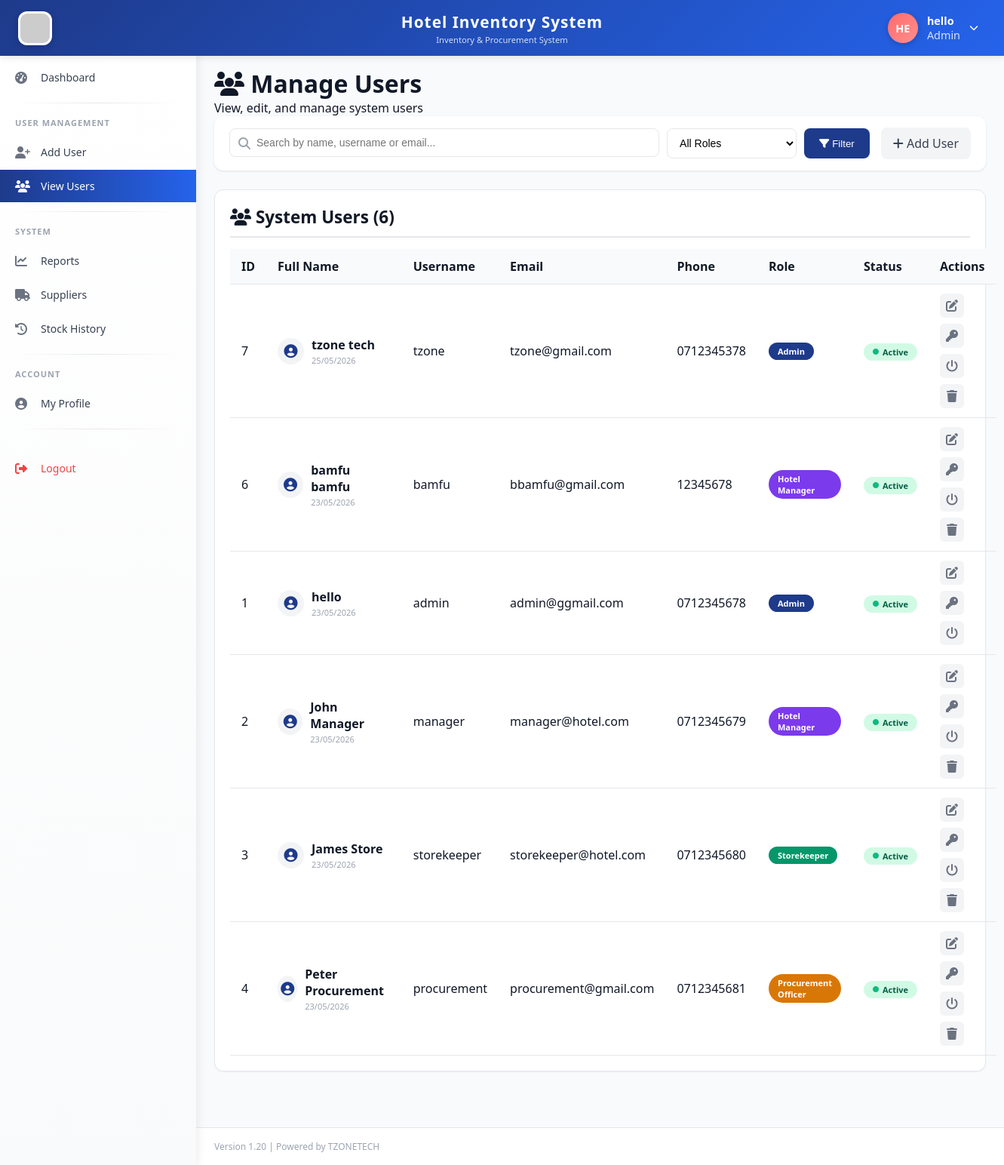
The app's page /admin/view_users.php (signed in) with its own data.
### tables this page shows
CREATE TABLE `users` (
  `id` int(11) NOT NULL,
  `fullname` varchar(100) NOT NULL,
  `username` varchar(50) NOT NULL,
  `password` varchar(255) NOT NULL,
  `email` varchar(100) NOT NULL,
  `phone` varchar(20) DEFAULT NULL,
  `role_id` int(11) NOT NULL,
  `status` enum('active','inactive') DEFAULT 'active',
  `created_at` timestamp NOT NULL DEFAULT current_timestamp(),
  `phone_verified` tinyint(4) DEFAULT 0,
  `reset_token` varchar(100) DEFAULT NULL,
  `reset_expires` datetime DEFAULT NULL,
  `profile_picture` varchar(255) DEFAULT NULL,
  `updated_at` timestamp NOT NULL DEFAULT current_timestamp() ON UPDATE current_timestamp()
);

CREATE TABLE `roles` (
  `id` int(11) NOT NULL,
  `role_name` varchar(50) NOT NULL,
  `created_at` timestamp NOT NULL DEFAULT current_timestamp()
);

### admin/view_users.php (the view, shortened to what this page needs)
<?php
require_once '../includes/auth_check.php';
$search = $_GET['search'] ?? '';
$sql = "SELECT u.*, r.role_name
        FROM users u
        JOIN roles r ON u.role_id = r.id
        WHERE 1=1";
$sql .= " ORDER BY u.created_at DESC";
$result = $db->query($sql);
$users = $result->fetch_all(MYSQLI_ASSOC);
include '../templates/header.php';
include '../templates/sidebar.php';
?>
<div class="main-content">
    <div class="page-header">
        <h1><i class="fas fa-users"></i> Manage Users</h1>
        <p>View, edit, and manage system users</p>
    </div>
    <div class="search-filter-bar animate-slideDown">
        <form method="GET" action="" class="search-form">
            <div class="search-box">
                <i class="fas fa-search"></i>
                <input type="text" name="search" placeholder="Search by name, username or email..." value="<?php echo htmlspecialchars($search); ?>">
            </div>
            <div class="filter-box">
                <select name="role" onchange="this.form.submit()">
                    <option value="">All Roles</option>
                </select>
            </div>
            <button type="submit" class="btn-search">
                <i class="fas fa-filter"></i> Filter
            </button>
        </form>
        <a href="add_user.php" class="btn-clear">
            <i class="fas fa-plus"></i> Add User
        </a>
    </div>
    <div class="card animate-fadeIn">
        <div class="card-header">
            <h3><i class="fas fa-users"></i> System Users (<?php echo count($users); ?>)</h3>
        </div>
        <div class="card-body">
            <div class="table-responsive">
                <table class="data-table">
                    <thead>
                        <tr>
                            <th>ID</th>
                            <th>Full Name</th>
                            <th>Username</th>
                            <th>Email</th>
                            <th>Phone</th>
                            <th>Role</th>
                            <th>Status</th>
                            <th>Actions</th>
                        </tr>
                    </thead>
                    <tbody>
                        <?php if(count($users) > 0): ?>
                            <?php foreach($users as $user): ?>
                                <tr class="user-row" data-id="<?php echo $user['id']; ?>">
                                    <td><?php echo $user['id']; ?></td>
                                    <td>
                                        <div class="user-name-cell">
                                            <div class="user-avatar-sm">
                                                <i class="fas fa-user-circle"></i>
                                            </div>
                                            <div>
                                                <strong><?php echo htmlspecialchars($user['fullname']); ?></strong>
                                                <div class="user-meta-sm"><?php echo date('d/m/Y', strtotime($user['created_at'])); ?></div>
                                            </div>
                                        </div>
                                    </td>
                                    <td><?php echo htmlspecialchars($user['username']); ?></td>
                                    <td><?php echo htmlspecialchars($user['email']); ?></td>
                                    <td><?php echo htmlspecialchars($user['phone'] ?? '-'); ?></td>
                                    <td>
                                        <span class="role-badge role-<?php echo strtolower(str_replace(' ', '-', $user['role_name'])); ?>">
                                            <?php echo $user['role_name']; ?>
                                        </span>
                                    </td>
                                    <td>
                                        <span class="status-badge status-<?php echo $user['status']; ?>">
                                            <i class="fas <?php echo $user['status'] == 'active' ? 'fa-circle' : 'fa-circle'; ?>"></i>
                                            <?php echo ucfirst($user['status']); ?>
                                        </span>
                                    </td>
                                    <td>
                                        <div class="action-buttons">
                                            <a href="edit_user.php?id=<?php echo $user['id']; ?>" class="btn-icon edit" title="Edit User">
                                                <i class="fas fa-edit"></i>
                                            </a>
                                            <a href="reset_password.php?id=<?php echo $user['id']; ?>" class="btn-icon key" title="Reset Password">
                                                <i class="fas fa-key"></i>
                                            </a>
                                            <a href="?toggle=<?php echo $user['id']; ?>" class="btn-icon toggle" title="Toggle Status">
                                                <i class="fas fa-power-off"></i>
                                            </a>
                                            <?php if($user['id'] != $_SESSION['user_id']): ?>
                                                <a href="?delete=<?php echo $user['id']; ?>" class="btn-icon delete" title="Delete User" onclick="return confirmDelete('<?php echo addslashes($user['fullname']); ?>')">
                                                    <i class="fas fa-trash"></i>
                                                </a>
                                            <?php endif; ?>
                                        </div>
                                    </td>
                                </tr>
                            <?php endforeach; ?>
                        <?php endif; ?>
                    </tbody>
                </table>
            </div>
        </div>
    </div>
</div>
<?php include '../templates/footer.php'; ?>

### templates/header.php (shortened to what this page needs)
<!DOCTYPE html>
<html lang="en">
<head>
    <link rel="stylesheet" href="https://cdnjs.cloudflare.com/ajax/libs/font-awesome/6.4.0/css/all.min.css">
    <link rel="stylesheet" href="<?php echo APP_URL; ?>/assets/css/style.css">
</head>
<body>
    <div class="top-header">
        <div class="header-left">
            <img src="<?php echo APP_URL; ?>/assets/images/hotel.jpg" alt="Hotel Logo" class="logo-img" onerror="this.src='https://via.placeholder.com/45x45?text=H'">
        </div>
        <div class="header-center">
            <div class="app-title"><?php echo APP_NAME; ?></div>
            <div class="app-subtitle">Inventory & Procurement System</div>
        </div>
        <div class="header-right">
            <div class="user-info" id="userInfoBtn">
                <div class="user-avatar-circle" id="userAvatar">
                    <?php
                    $user_id = $_SESSION['user_id'] ?? 0;
                    $profile_pic = '';
                    $fullname = $_SESSION['fullname'] ?? 'User';
                    if ($user_id > 0 && isset($db)) {
                        $pic_sql = "SELECT profile_picture, fullname FROM users WHERE id = ?";
                        $pic_stmt = $db->prepare($pic_sql);
                        $pic_stmt->bind_param("i", $user_id);
                        $pic_stmt->execute();
                        $pic_result = $pic_stmt->get_result();
                        if ($pic_row = $pic_result->fetch_assoc()) {
                            $profile_pic = $pic_row['profile_picture'];
                            $fullname = $pic_row['fullname'];
                        }
                    }
                    $profile_pic_path = '';
                    if ($profile_pic_path && !empty($profile_pic)):
                    ?>
                        <img src="<?php echo $profile_pic_path; ?>?t=<?php echo time(); ?>" alt="Profile" id="headerProfileImg">
                    <?php else:
                        $name_parts = explode(' ', $fullname);
                        $initial = strtoupper(substr($name_parts[0], 0, 1));
                        if (isset($name_parts[1])) {
                            $initial .= strtoupper(substr($name_parts[1], 0, 1));
                        } else if (strlen($name_parts[0]) > 1) {
                            $initial .= strtoupper(substr($name_parts[0], 1, 1));
                        } else {
                            $initial .= strtoupper(substr($fullname, 0, 1));
                        }
                    ?>
                        <span id="headerInitials"><?php echo $initial; ?></span>
                    <?php endif; ?>
                </div>
                <div class="user-details">
                    <span class="user-name" id="headerUserName"><?php echo htmlspecialchars($fullname); ?></span>
                    <span class="user-role"><?php echo $_SESSION['role'] ?? 'Guest'; ?></span>
                </div>
                <i class="fas fa-chevron-down" style="font-size: 12px;"></i>
            </div>
        </div>
    </div>

### assets/css/style.css (style rules this page uses)
:root { --primary-dark: #1E3A8A; --primary-light: #2563EB; --accent: #FF6B6B; --accent-dark: #e55a5a; --bg-light: #F9FAFB; --white: #FFFFFF; --text-dark: #111827; --text-muted: #6B7280; --border: #E5E7EB; --shadow-sm: 0 1px 2px 0 rgba(0, 0, 0, 0.05); --shadow-md: 0 4px 6px -1px rgba(0, 0, 0, 0.1); --shadow-lg: 0 10px 15px -3px rgba(0, 0, 0, 0.1); --success: #10B981; --warning: #F59E0B; --danger: #EF4444; --info: #3B82F6; }
* { margin: 0; padding: 0; box-sizing: border-box; }
body { font-family: 'Segoe UI', Tahoma, Geneva, Verdana, sans-serif; background: var(--bg-light); color: var(--text-dark); }
.top-header { background: var(--primary-dark); color: white; padding: 12px 24px; position: fixed; top: 0; left: 0; right: 0; z-index: 1000; display: flex; justify-content: space-between; align-items: center; box-shadow: var(--shadow-md); }
.user-info { display: flex; align-items: center; gap: 20px; }
.user-info span { font-size: 0.9rem; }
.main-content { margin-left: 260px; margin-top: 65px; padding: 24px; min-height: calc(100vh - 65px); }
.card { background: var(--white); border-radius: 12px; box-shadow: var(--shadow-sm); padding: 20px; margin-bottom: 20px; border: 1px solid var(--border); }
.card-header { font-size: 1.2rem; font-weight: 600; margin-bottom: 15px; padding-bottom: 10px; border-bottom: 2px solid var(--border); }
.data-table { width: 100%; border-collapse: collapse; }
.data-table thead { background: var(--bg-light); }
.data-table th, .data-table td { padding: 12px 15px; text-align: left; border-bottom: 1px solid var(--border); }
.data-table th { font-weight: 600; color: var(--text-dark); }

### templates/header.php (style rules this page uses)
* { margin: 0; padding: 0; box-sizing: border-box; }
body { font-family: 'Segoe UI', Tahoma, Geneva, Verdana, sans-serif; background: #F9FAFB; color: #111827; }
.top-header { background: linear-gradient(135deg, #1E3A8A 0%, #2563EB 100%); color: white; padding: 12px 24px; position: fixed; top: 0; left: 0; right: 0; z-index: 1000; display: flex; justify-content: space-between; align-items: center; box-shadow: 0 2px 10px rgba(0,0,0,0.1); }
.header-left { display: flex; align-items: center; gap: 15px; min-width: 200px; }
.logo-img { width: 45px; height: 45px; border-radius: 12px; object-fit: cover; box-shadow: 0 2px 8px rgba(0,0,0,0.2); background: white; padding: 3px; }
.header-center { flex: 1; text-align: center; }
.app-title { font-size: 1.3rem; font-weight: 700; letter-spacing: 1px; }
.app-subtitle { font-size: 0.7rem; opacity: 0.8; margin-top: 2px; }
.header-right { display: flex; align-items: center; gap: 20px; min-width: 200px; justify-content: flex-end; }
.user-info { display: flex; align-items: center; gap: 12px; cursor: pointer; position: relative; padding: 5px 10px; border-radius: 40px; transition: background 0.3s; }
.user-avatar-circle { width: 40px; height: 40px; border-radius: 50%; background: linear-gradient(135deg, #FF6B6B, #ff8e8e); display: flex; align-items: center; justify-content: center; font-weight: 700; font-size: 18px; color: white; text-transform: uppercase; box-shadow: 0 2px 8px rgba(0,0,0,0.2); overflow: hidden; }
.user-details { display: flex; flex-direction: column; }
.user-name { font-size: 14px; font-weight: 600; }
.user-role { font-size: 11px; opacity: 0.8; }
.main-content { margin-left: 260px; margin-top: 65px; padding: 24px; min-height: calc(100vh - 65px); }

### templates/sidebar.php (style rules this page uses)
.role-badge { background: #FF6B6B; padding: 4px 12px; border-radius: 20px; font-size: 12px; font-weight: 500; }

### templates/footer.php (style rules this page uses)
.card { transition: transform 0.2s, box-shadow 0.2s; }

### records on screen
users: fullname "HE", fullname "hello", id "1", created_at "23/05/2026", username "admin", email "admin@ggmail.com", phone "0712345678", role.role_name "Admin", status "Active"
users: id "7", fullname "tzone tech", created_at "25/05/2026", username "tzone", email "tzone@gmail.com", phone "0712345378", role.role_name "Admin", status "Active"
users: id "6", fullname "bamfu bamfu", created_at "23/05/2026", username "bamfu", email "bbamfu@gmail.com", phone "12345678", role.role_name "Hotel Manager", status "Active"
users: id "2", fullname "John Manager", created_at "23/05/2026", username "manager", email "manager@hotel.com", phone "0712345679", role.role_name "Hotel Manager", status "Active"
users: id "3", fullname "James Store", created_at "23/05/2026", username "storekeeper", email "storekeeper@hotel.com", phone "0712345680", role.role_name "Storekeeper", status "Active"
users: id "4", fullname "Peter Procurement", created_at "23/05/2026", username "procurement", email "procurement@gmail.com", phone "0712345681", role.role_name "Procurement Officer", status "Active"

### other values on screen
APP_NAME "Hotel Inventory System"
$_SESSION['role'] "Admin"
count($users) "6"
